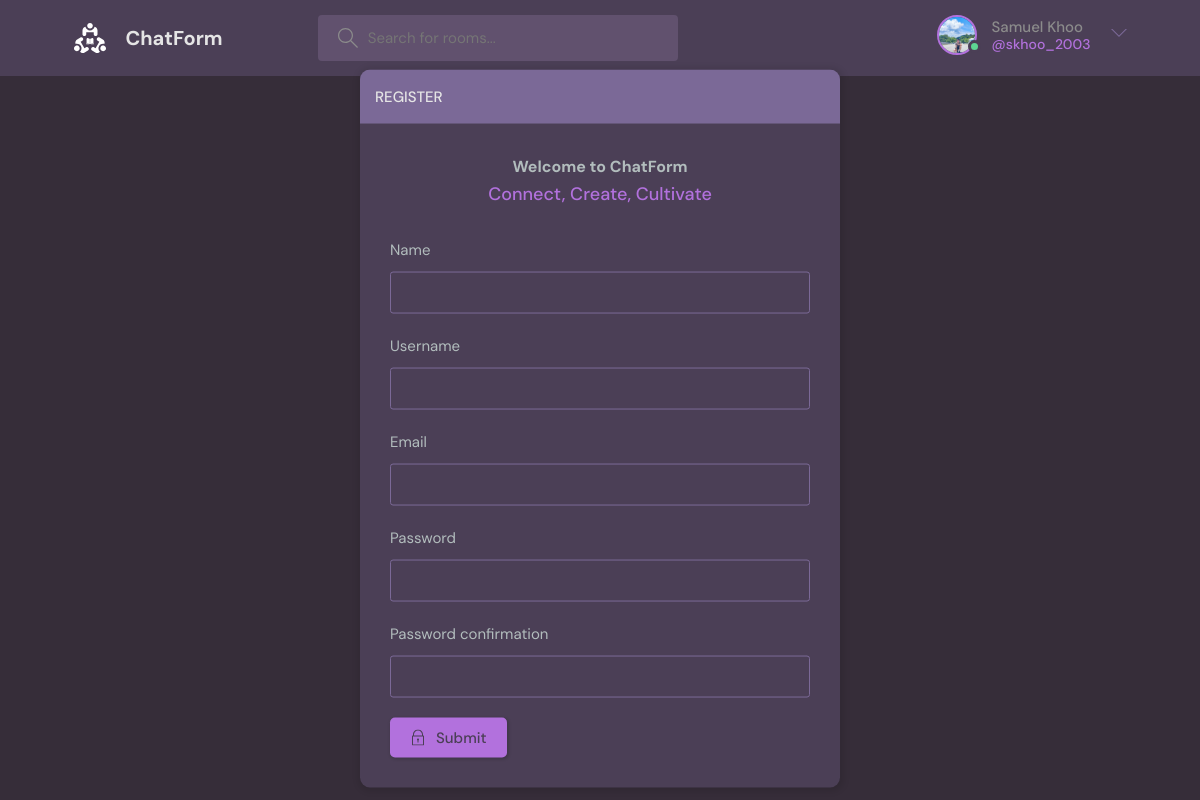
Page /register/ (signed in) on the committed database.
### base/models.py (models this page shows)
class User(AbstractUser):
    name = models.CharField(max_length=200, null=True)
    email = models.EmailField(unique=True, null=True)
    bio = models.TextField(null=True)
    avatar = models.ImageField(null=True, default="avatar.svg")
    USERNAME_FIELD = 'email'
    REQUIRED_FIELDS = []

### base/views.py (the view, shortened to what this page needs)
# urls.py: path('register/', views.registeruser, name="register"),
def registeruser(request):
    form = MyUserCreationForm()
    return render(request, 'base/login_register.html', {'form':form})

### base/forms.py
class MyUserCreationForm(UserCreationForm):
    class Meta:
        model = User
        fields = ['name', 'username', 'email', 'password1', 'password2']

### base/templates/base/login_register.html (shortened to what this page needs)
{% extends 'main.html' %}
{% block content %}
<main class="aut`h layout">
  {% if page == 'login' %}
  <div class="container">
    <div class="layout__box">
      <div class="layout__boxHeader">
        <div class="layout__boxTitle">
          <h3>Login</h3>
        </div>
      </div>
      <div class="layout__body">
        <h1 style="text-align: center; font-size: medium;">Welcome to ChatForm</h1>
        <h2 class="auth__tagline">Connect, Create, Cultivate</h2>
        <form class="form" method="POST" action="">
          {% csrf_token %}
          <div class="form__group form__group">
            <label for="room_name">Email</label>
            <input id="email" name="email" type="email" placeholder="Your Email" />
          </div>
          <div class="form__group">
            <label for="password">Password</label>
            <input
              id="password"
              name="password"
              type="password"
              placeholder="Your Password"
            />
          </div>
          <button class="btn btn--main" type="submit">
            <svg
              version="1.1"
              xmlns="http://www.w3.org/2000/svg"
              width="32"
              height="32"
              viewBox="0 0 32 32"
            >
              <title>lock</title>
              <path
                d="M27 12h-1v-2c0-5.514-4.486-10-10-10s-10 4.486-10 10v2h-1c-0.553 0-1 0.447-1 1v18c0 0.553 0.447 1 1 1h22c0.553 0 1-0.447 1-1v-18c0-0.553-0.447-1-1-1zM8 10c0-4.411 3.589-8 8-8s8 3.589 8 8v2h-16v-2zM26 30h-20v-16h20v16z"
              ></path>
              <path
                d="M15 21.694v4.306h2v-4.306c0.587-0.348 1-0.961 1-1.694 0-1.105-0.895-2-2-2s-2 0.895-2 2c0 0.732 0.413 1.345 1 1.694z"
              ></path>
            </svg>
            Login
          </button>
        </form>
        <div class="auth__action">
          <p>Haven't signed up yet?</p>
          <a href="{% url 'register' %}" class="btn btn--link">Sign Up</a>
        </div>
      </div>
    </div>
  </div>
  {% else %}
  <div class="container">
    <div class="layout__box">
      <div class="layout__boxHeader">
        <div class="layout__boxTitle">
          <h3>Register</h3>
        </div>
      </div>
      <div class="layout__body">
        <h1 style="text-align: center; font-size: medium;">Welcome to ChatForm</h1>
        <h2 class="auth__tagline">Connect, Create, Cultivate</h2>
        <form class="form" method="POST" action="">
          {% for field in form %}
          <div class="form__group">
            <label for="room_name">{{field.label}}</label>
            {{field}}
          </div>
          {% endfor %}
          <button class="btn btn--main" type="submit">
            Submit
          </button>
        </form>
      </div>
    </div>
  </div>
  {% endif %}
</main>
{% endblock content %}

### templates/navbar.html (shortened to what this page needs)
{% load static %}
<header class="header header--loggedIn">
    <div class="container">
      <a href="{% url 'home' %}" class="header__logo">
        <img src="{% static 'images/whitelogo.svg' %}" />
        <h1>ChatForm</h1>
      </a>
      <form class="header__search" method="GET" action="{% url 'home' %}">
        <label>
          <input name="q" placeholder="Search for rooms..." />
        </label>
      </form>
      <nav class="header__menu">
        {% if request.user.is_authenticated %}
        <div class="header__user">
          <a href="{% url 'user-profile' user.id %}">
            <div class="avatar avatar--medium active">
              <img src="{{request.user.avatar.url}}" />
            </div>
            <p>{{request.user.name}}<span>@{{request.user.username}}</span></p>
          </a>
          <button class="dropdown-button">
            <svg version="1.1" xmlns="http://www.w3.org/2000/svg" width="32" height="32" viewBox="0 0 32 32">
              <title>chevron-down</title>
              <path d="M16 21l-13-13h-3l16 16 16-16h-3l-13 13z"></path>
            </svg>
          </button>
        </div>
        {% else %}
        <a href="{% url 'login' %}">
          <img src="{% static 'images/avatar.svg' %}" />
          <p>Login</p>
        </a>
        {% endif %}
      </nav>
    </div>
  </header>

### static/styles/style.css (style rules this page uses)
:root { --color-main: #b271dd; --color-main-light: #ebe1fb; --color-dark: #4b3f56; --color-dark-medium: #61516e; --color-dark-light: #7b6997; --color-light: #e5e5e5; --color-gray: #8b8b8b; --color-light-gray: #b2bdbd; --color-bg: #362d39; --color-success: #5dd693; --color-error: #fc4b0b; }
* { font-family: "DM Sans", -apple-system, BlinkMacSystemFont, "Segoe UI", Roboto, Oxygen, Ubuntu, Cantarell, "Open Sans", "Helvetica Neue", sans-serif; margin: 0; padding: 0; box-sizing: border-box; text-rendering: optimizeLegibility; font-size: inherit; }
html { font-size: 56.25%; }
@media only screen and (min-width: 1200px) { html { font-size: 62.5%; } }
body { line-height: 1.6; font-weight: 400; font-size: 1.5rem; color: var(--color-light-gray); background-color: var(--color-bg); min-height: 100vh; }
img { width: 100%; }
a { display: inline-block; color: var(--color-main); text-decoration: none; }
.container { max-width: 120rem; width: 90%; margin: auto; }
.btn { background-color: transparent; border: none; display: inline-flex; align-items: center; gap: 1rem; cursor: pointer; transition: all ease-in-out 0.3s; padding: 1rem 2rem; border-radius: 5px; box-shadow: 1px 1px 3px 1px rgba(0, 0, 0, 0.15); font-weight: 500; }
.btn--main { background-color: var(--color-main); color: var(--color-dark); }
.btn > svg { fill: currentColor; width: 1.6rem; height: 1.6rem; }
.avatar { position: relative; display: inline-block; border-radius: 50%; border: 2px solid var(--color-main); }
.avatar img { display: block; border-radius: 50%; object-fit: cover; object-position: center; }
.avatar::after { content: ""; display: block; position: absolute; background-color: var(--color-gray); z-index: 111; border-radius: 50%; border: 0.3rem solid var(--color-dark); }
.avatar.active::after { background-color: var(--color-success); }
.avatar.avatar--medium img { width: 3.6rem; height: 3.6rem; border-radius: 50%; }
.avatar.avatar--medium:after { width: 0.7rem; height: 0.7rem; bottom: 0px; right: -6px; }
.header { padding: 1.5rem; background-color: var(--color-dark); }
.header > .container { display: flex; gap: 9.5rem; }
.header__logo, .header__user { display: flex; gap: 2rem; align-items: center; }
.header__logo > img { height: 3.2rem; width: 3.2rem; }
.header__logo > h1 { font-weight: 700; font-size: 2rem; color: var(--color-light); }
.header__search > label { background-color: var(--color-dark-medium); padding: 1.3rem 1rem; display: flex; align-items: center; gap: 1rem; border-radius: 4px; }
.header__search svg { fill: var(--color-gray); width: 2rem; height: 2rem; margin-left: 1rem; }
.header__search input { width: 30rem; background: transparent; border: none; outline: none; color: var(--color-light); }
.header__menu { margin-left: auto; position: relative; }
.header__menu a { display: flex; gap: 1.5rem; align-items: center; font-weight: 500; text-decoration: none; color: var(--color-gray); }
.header__menu img { height: 3.6rem; }
.header__menu p { line-height: 1.2; }
.header__menu span { color: var(--color-main); font-weight: 500; font-size: 1.4rem; display: block; }
.header__menu svg { width: 1.6rem; height: 1.6rem; fill: var(--color-dark-light); }
.dropdown-button { background: transparent; border: 0; outline: 0; cursor: pointer; }
.layout { margin-top: 2.4rem; }
.layout > .container { display: flex; justify-content: space-between; align-items: flex-start; }
.layout__box { width: 90%; max-width: 48rem; min-height: 40rem; position: absolute; top: 50%; left: 50%; transform: translate(-50%, -46%); background-color: var(--color-dark); border-radius: 1rem; box-shadow: 1px 1px 6px 3px rgba(0, 0, 0, 0.1); overflow: hidden; }
.layout__boxHeader { display: flex; padding: 1.5rem; background-color: var(--color-dark-light); }
.layout__boxTitle { display: flex; gap: 1.5rem; align-items: center; }
.layout__boxTitle h3 { text-transform: uppercase; font-weight: 500; color: var(--color-light); }
.layout__body { margin: 3rem; }
.form__group { margin-bottom: 2rem; width: 100%; }
.form__group label { display: block; font-size: 1.5rem; margin-bottom: 1rem; }
.form__group input, .form__group textarea, .form__group select { background: transparent; border: 1px solid var(--color-dark-light); padding: 1rem; border-radius: 3px; width: 100%; color: var(--color-light); font-weight: 500; outline: none; }
.auth__tagline { text-align: center; margin-bottom: 3rem; color: var(--color-main); font-weight: 500; font-size: 1.8rem; }

### rows in the picture
User: user.avatar (picture), user.name "Samuel Khoo", user.username "skhoo_2003"

### other values in the picture
{{ field.label }} "Name" "Username" "Email" "Password" "Password confirmation"
